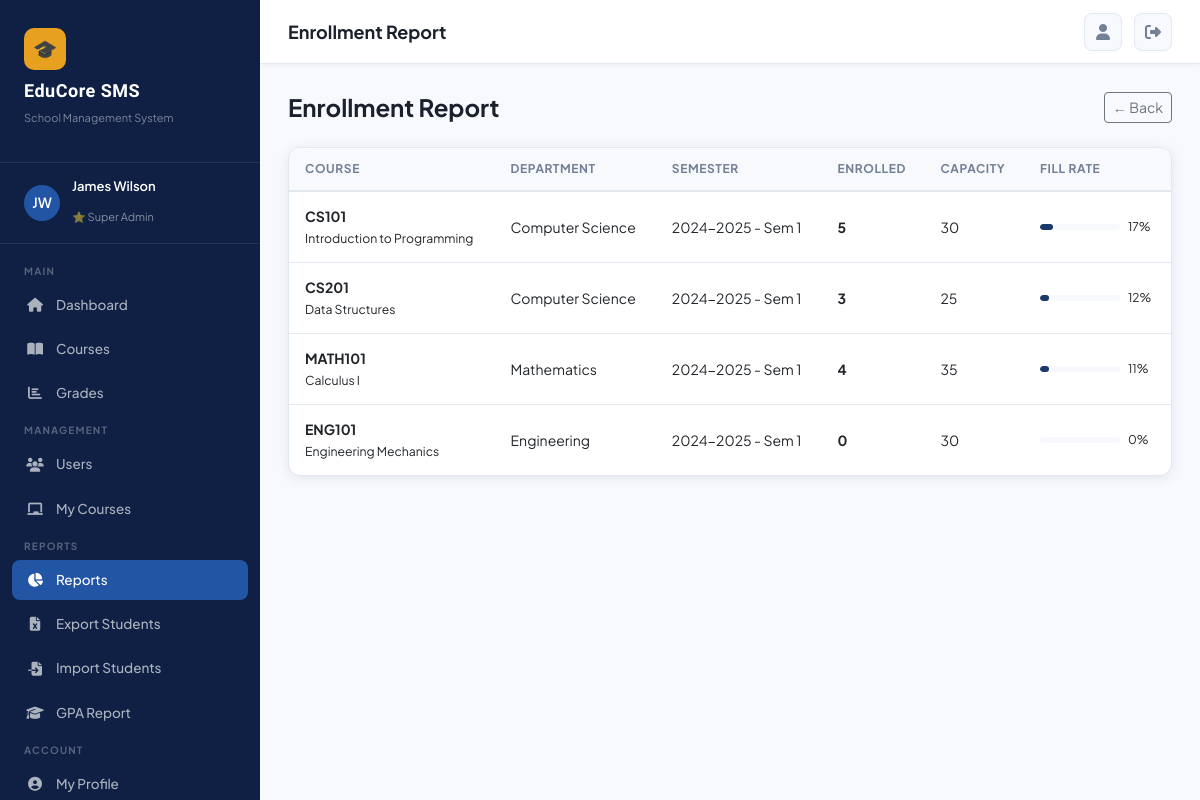
Screenshot of /reports/enrollment/ (signed in) with the database file from the repository.
### accounts/models.py (models this page shows, shortened)
class User(AbstractUser):
    ROLE_CHOICES = [
        ('super_admin', 'Super Admin'),
        ('sub_admin', 'Sub Admin'),
        ('student', 'Student'),
    ]
    role = models.CharField(max_length=20, choices=ROLE_CHOICES, default='student')
    department = models.ForeignKey(Department, on_delete=models.SET_NULL, null=True, blank=True)
    phone = models.CharField(max_length=20, blank=True)
    address = models.TextField(blank=True)
    profile_picture = models.ImageField(upload_to='profiles/', blank=True, null=True)
    bio = models.TextField(blank=True)
    student_id = models.CharField(max_length=20, blank=True, unique=True, null=True)
    date_of_birth = models.DateField(null=True, blank=True)
    gender = models.CharField(max_length=10, choices=[('M','Male'),('F','Female'),('O','Other')], blank=True)
    is_active = models.BooleanField(default=True)
    created_at = models.DateTimeField(auto_now_add=True)
    @property
    def is_super_admin(self):
        return self.role == 'super_admin'

class Department(models.Model):
    name = models.CharField(max_length=100)
    code = models.CharField(max_length=10, unique=True)
    description = models.TextField(blank=True)
    created_at = models.DateTimeField(auto_now_add=True)

### courses/models.py (models this page shows, shortened)
class Course(models.Model):
    STATUS_CHOICES = [('active','Active'),('inactive','Inactive'),('archived','Archived')]
    name = models.CharField(max_length=200)
    code = models.CharField(max_length=20, unique=True)
    description = models.TextField(blank=True)
    credits = models.PositiveIntegerField(default=3)
    department = models.ForeignKey(Department, on_delete=models.CASCADE)
    instructor = models.ForeignKey(User, on_delete=models.SET_NULL, null=True, related_name='courses_taught')
    max_students = models.PositiveIntegerField(default=40)
    status = models.CharField(max_length=10, choices=STATUS_CHOICES, default='active')
    semester = models.ForeignKey(Semester, on_delete=models.CASCADE, null=True)
    created_by = models.ForeignKey(User, on_delete=models.SET_NULL, null=True, related_name='courses_created')
    created_at = models.DateTimeField(auto_now_add=True)
    updated_at = models.DateTimeField(auto_now=True)
    syllabus = models.TextField(blank=True)
    schedule = models.CharField(max_length=200, blank=True)

class Semester(models.Model):
    SEMESTER_CHOICES = [('1','Semester 1'),('2','Semester 2'),('3','Summer')]
    academic_year = models.ForeignKey(AcademicYear, on_delete=models.CASCADE)
    semester_number = models.CharField(max_length=1, choices=SEMESTER_CHOICES)
    start_date = models.DateField()
    end_date = models.DateField()
    is_current = models.BooleanField(default=False)
    class Meta:
        unique_together = ['academic_year', 'semester_number']
    def __str__(self):
        return f"{self.academic_year} - Sem {self.semester_number}"

class AcademicYear(models.Model):
    year = models.CharField(max_length=9)  # e.g. 2024-2025
    is_current = models.BooleanField(default=False)
    start_date = models.DateField()
    end_date = models.DateField()
    def __str__(self):
        return self.year

### reports/views.py (the view)
# urls.py: path('enrollment/', views.enrollment_report, name='enrollment_report'),
@login_required
def enrollment_report(request):
    if not request.user.is_super_admin:
        messages.error(request, 'Access denied.')
        return redirect('dashboard')
    courses = Course.objects.annotate(enrollment_count=Count('enrollments',filter=Q(enrollments__status='enrolled'))).select_related('department','semester')
    return render(request, 'reports/enrollment_report.html', {'courses': courses})

### templates/reports/enrollment_report.html
{% extends 'base.html' %}
{% block page_title %}Enrollment Report{% endblock %}
{% block content %}
<div class="d-flex justify-content-between align-items-center mb-4">
  <h4 style="font-weight:700;margin:0;">Enrollment Report</h4>
  <a href="{% url 'reports_dashboard' %}" class="btn btn-outline-secondary btn-sm">← Back</a>
</div>
<div class="card">
  <div class="card-body p-0">
    <table class="table-modern" style="width:100%">
      <thead><tr><th>Course</th><th>Department</th><th>Semester</th><th>Enrolled</th><th>Capacity</th><th>Fill Rate</th></tr></thead>
      <tbody>
        {% for course in courses %}
        <tr>
          <td><strong>{{ course.code }}</strong><br><small>{{ course.name }}</small></td>
          <td>{{ course.department.name }}</td>
          <td>{{ course.semester|default:"N/A" }}</td>
          <td><strong>{{ course.enrollment_count }}</strong></td>
          <td>{{ course.max_students }}</td>
          <td>
            <div class="d-flex align-items-center gap-2">
              <div class="progress" style="width:80px;height:6px;">
                <div class="progress-bar" style="background:var(--primary);width:{% if course.max_students > 0 %}{% widthratio course.enrollment_count course.max_students 100 %}{% else %}0{% endif %}%"></div>
              </div>
              <span style="font-size:12px;">{% if course.max_students > 0 %}{% widthratio course.enrollment_count course.max_students 100 %}%{% else %}0%{% endif %}</span>
            </div>
          </td>
        </tr>
        {% endfor %}
      </tbody>
    </table>
  </div>
</div>
{% endblock %}

### templates/base.html (shortened to what this page needs)
<!DOCTYPE html>
<html lang="en">
<head>
<link href="https://cdnjs.cloudflare.com/ajax/libs/bootstrap/5.3.0/css/bootstrap.min.css" rel="stylesheet">
<link href="https://cdnjs.cloudflare.com/ajax/libs/font-awesome/6.4.0/css/all.min.css" rel="stylesheet">
</head>
<body>
{% if user.is_authenticated %}
<div id="sidebar">
  <div class="sidebar-logo">
    <div class="logo-icon">🎓</div>
    <h2>EduCore SMS</h2>
    <p>School Management System</p>
  </div>
  <div class="sidebar-user">
    <div class="avatar">
      {% if user.profile_picture %}
        <img src="{{ user.profile_picture.url }}" alt="">
      {% else %}
        {{ user.first_name|first|upper }}{{ user.last_name|first|upper }}
      {% endif %}
    </div>
    <div class="info">
      <h4>{{ user.get_full_name|default:user.username }}</h4>
      <span>
        {% if user.is_super_admin %}⭐ Super Admin
        {% elif user.is_sub_admin %}🔧 Sub Admin{% if user.department %} · {{ user.department.code }}{% endif %}
        {% else %}🎒 Student{% endif %}
      </span>
    </div>
  </div>
  <nav class="sidebar-nav">
    <div class="nav-section-label">Main</div>
    <div class="nav-item">
      <a href="{% url 'dashboard' %}" class="nav-link {% if request.resolver_match.url_name == 'dashboard' %}active{% endif %}">
        <i class="fas fa-home"></i> Dashboard
      </a>
    </div>
    <div class="nav-item">
      <a href="{% url 'course_list' %}" class="nav-link {% if 'course' in request.resolver_match.url_name %}active{% endif %}">
        <i class="fas fa-book-open"></i> Courses
      </a>
    </div>
    <div class="nav-item">
      <a href="{% url 'grade_list' %}" class="nav-link {% if 'grade' in request.resolver_match.url_name or 'semester_results' in request.resolver_match.url_name %}active{% endif %}">
        <i class="fas fa-chart-bar"></i> Grades
      </a>
    </div>
    {% if user.is_super_admin or user.is_sub_admin %}
    <div class="nav-section-label">Management</div>
    {% if user.is_super_admin %}
    <div class="nav-item">
      <a href="{% url 'user_list' %}" class="nav-link {% if 'user' in request.resolver_match.url_name %}active{% endif %}">
        <i class="fas fa-users"></i> Users
      </a>
    </div>
    {% endif %}
    <div class="nav-item">
      <a href="{% url 'course_list' %}" class="nav-link">
        <i class="fas fa-chalkboard"></i> My Courses
      </a>
    </div>
    {% if user.is_super_admin %}
    <div class="nav-section-label">Reports</div>
    <div class="nav-item">
      <a href="{% url 'reports_dashboard' %}" class="nav-link {% if 'report' in request.resolver_match.url_name %}active{% endif %}">
        <i class="fas fa-chart-pie"></i> Reports
      </a>
    </div>
    <div class="nav-item">
      <a href="{% url 'export_students_excel' %}" class="nav-link">
        <i class="fas fa-file-excel"></i> Export Students
      </a>
    </div>
    <div class="nav-item">
      <a href="{% url 'import_students' %}" class="nav-link">
        <i class="fas fa-file-import"></i> Import Students
      </a>
    </div>
    <div class="nav-item">
      <a href="{% url 'gpa_report' %}" class="nav-link">
        <i class="fas fa-graduation-cap"></i> GPA Report
      </a>
    </div>
    {% endif %}
    {% endif %}
    <div class="nav-section-label">Account</div>
    <div class="nav-item">
      <a href="{% url 'profile' %}" class="nav-link {% if request.resolver_match.url_name == 'profile' %}active{% endif %}">
        <i class="fas fa-user-circle"></i> My Profile
      </a>
    </div>
  </nav>
</div>
<div id="main-content">
  <div class="topbar">
    <div class="d-flex align-items-center gap-3">
      <span class="topbar-title">{% block page_title %}Dashboard{% endblock %}</span>
    </div>
    <div class="topbar-actions">
      <a href="{% url 'profile' %}" class="btn-icon" title="Profile">
        <i class="fas fa-user"></i>
      </a>
      <a href="{% url 'logout' %}" class="btn-icon" title="Logout">
        <i class="fas fa-sign-out-alt"></i>
      </a>
    </div>
  </div>
  <div class="page-content">
    {% block content %}{% endblock %}
  </div>
</div>
{% else %}
  {% block auth_content %}{% endblock %}
{% endif %}
</body>
</html>

### templates/base.html (style rules this page uses)
:root { --primary: #1a3a6b; --primary-light: #2255a4; --accent: #e8a020; --accent-hover: #d4911c; --sidebar-bg: #0f2044; --sidebar-hover: #1a3a6b; --success: #0f9e6e; --danger: #e53e3e; --warning: #f6ad55; --text-dark: #1a202c; --text-muted: #718096; --bg-light: #f7f9fc; --card-shadow: 0 2px 12px rgba(26,58,107,0.10); --card-shadow-hover: 0 8px 24px rgba(26,58,107,0.18); --border-color: #e2e8f0; --sidebar-width: 260px; }
* { box-sizing: border-box; margin: 0; padding: 0; }
body { font-family: 'Plus Jakarta Sans', sans-serif; background: var(--bg-light); color: var(--text-dark); min-height: 100vh; }
#sidebar { width: var(--sidebar-width); height: 100vh; background: var(--sidebar-bg); position: fixed; left: 0; top: 0; z-index: 1000; overflow-y: auto; transition: transform 0.3s ease; display: flex; flex-direction: column; }
.sidebar-logo { padding: 28px 24px 20px; border-bottom: 1px solid rgba(255,255,255,0.08); }
.sidebar-logo .logo-icon { width: 42px; height: 42px; background: var(--accent); border-radius: 10px; display: flex; align-items: center; justify-content: center; font-size: 20px; margin-bottom: 10px; }
.sidebar-logo h2 { font-family: 'Sora', sans-serif; font-size: 18px; font-weight: 700; color: white; letter-spacing: 0.5px; }
.sidebar-logo p { font-size: 11px; color: rgba(255,255,255,0.45); margin-top: 2px; }
.sidebar-user { padding: 16px 24px; border-bottom: 1px solid rgba(255,255,255,0.08); display: flex; align-items: center; gap: 12px; }
.sidebar-user .avatar { width: 36px; height: 36px; border-radius: 50%; background: var(--primary-light); display: flex; align-items: center; justify-content: center; font-size: 14px; font-weight: 600; color: white; flex-shrink: 0; overflow: hidden; }
.sidebar-user .info h4 { font-size: 13px; font-weight: 600; color: white; }
.sidebar-user .info span { font-size: 11px; color: rgba(255,255,255,0.5); }
.sidebar-nav { padding: 12px 0; flex: 1; }
.nav-section-label { padding: 8px 24px 4px; font-size: 10px; font-weight: 700; color: rgba(255,255,255,0.3); text-transform: uppercase; letter-spacing: 1.2px; }
.nav-item { padding: 2px 12px; }
.nav-link { display: flex; align-items: center; gap: 12px; padding: 10px 14px; border-radius: 8px; color: rgba(255,255,255,0.65); text-decoration: none; font-size: 13.5px; font-weight: 500; transition: all 0.2s; }
.nav-link:hover, .nav-link.active { background: var(--sidebar-hover); color: white; }
.nav-link.active { background: var(--primary-light); color: white; }
.nav-link i { width: 18px; text-align: center; font-size: 14px; }
#main-content { margin-left: var(--sidebar-width); min-height: 100vh; transition: margin 0.3s ease; }
.topbar { background: white; border-bottom: 1px solid var(--border-color); padding: 0 28px; height: 64px; display: flex; align-items: center; justify-content: space-between; position: sticky; top: 0; z-index: 100; box-shadow: 0 1px 4px rgba(0,0,0,0.05); }
.topbar-title { font-size: 18px; font-weight: 700; color: var(--text-dark); }
.topbar-actions { display: flex; align-items: center; gap: 12px; }
.topbar-actions .btn-icon { width: 38px; height: 38px; border-radius: 8px; background: var(--bg-light); border: 1px solid var(--border-color); display: flex; align-items: center; justify-content: center; color: var(--text-muted); cursor: pointer; transition: all 0.2s; text-decoration: none; }
.page-content { padding: 28px; }
.card { border: 1px solid var(--border-color); border-radius: 12px; box-shadow: var(--card-shadow); background: white; overflow: hidden; }
.card-body { padding: 20px; }
.table-modern { border-collapse: separate; border-spacing: 0; width: 100%; }
.table-modern thead th { background: var(--bg-light); padding: 12px 16px; font-size: 12px; font-weight: 700; text-transform: uppercase; letter-spacing: 0.6px; color: var(--text-muted); border-bottom: 2px solid var(--border-color); }
.table-modern tbody td { padding: 14px 16px; border-bottom: 1px solid var(--border-color); font-size: 14px; vertical-align: middle; }
.table-modern tbody tr:last-child td { border-bottom: none; }
.progress { border-radius: 10px; height: 8px; background: var(--bg-light); }
.progress-bar { border-radius: 10px; }

### rows the page displays
User: first_name|first "J", last_name|first "W", get_full_name "James Wilson"
Course: code "CS101", name "Introduction to Programming", department.name "Computer Science", semester "2024-2025 - Sem 1", enrollment_count "5", max_students "30", max_students "17"
Course: code "CS201", name "Data Structures", department.name "Computer Science", semester "2024-2025 - Sem 1", enrollment_count "3", max_students "25", max_students "12"
Course: code "MATH101", name "Calculus I", department.name "Mathematics", semester "2024-2025 - Sem 1", enrollment_count "4", max_students "35", max_students "11"
Course: code "ENG101", name "Engineering Mechanics", department.name "Engineering", semester "2024-2025 - Sem 1", enrollment_count "0", max_students "30", max_students "0"
